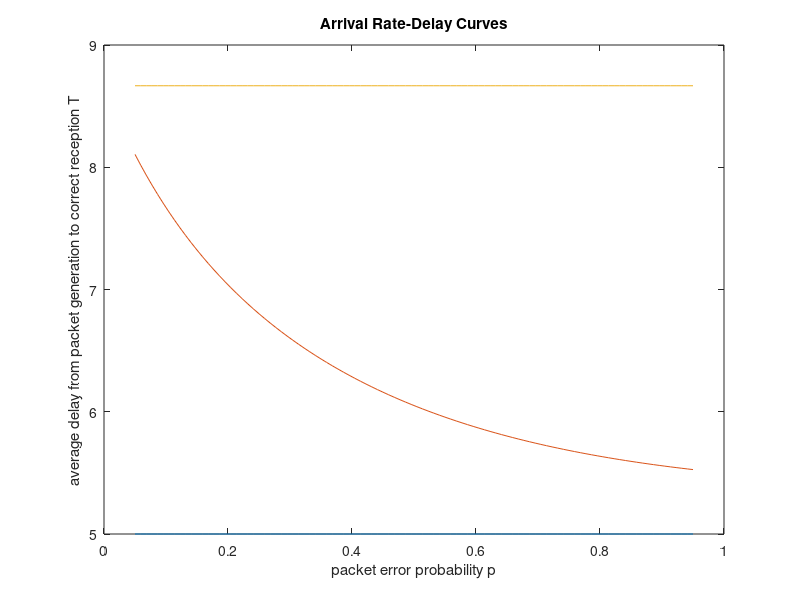

The MATLAB script that drew this image:
p = linspace(0.05, 0.95, 100);
T1 = 5+0*p;
T2 = ((1-p).^5)./((1-p).^5 - 0.5*(1-p).^5) + ((1-p).^5)./((1-p).^5 - 0.5*(1-p).^6) + ((1-p).^5)./((1-p).^5 - 0.5*(1-p).^7) + ((1-p).^5)./((1-p).^5 - 0.5*(1-p).^8) + ((1-p).^5)./(2*(1-p).^5 - 0.5*(1-p).^9);
T3 = 26./3+0*p;
plot(p,T1,p,T2,p,T3);
xlabel('packet error probability p');
ylabel('average delay from packet generation to correct reception T');
title('Arrival Rate-Delay Curves');